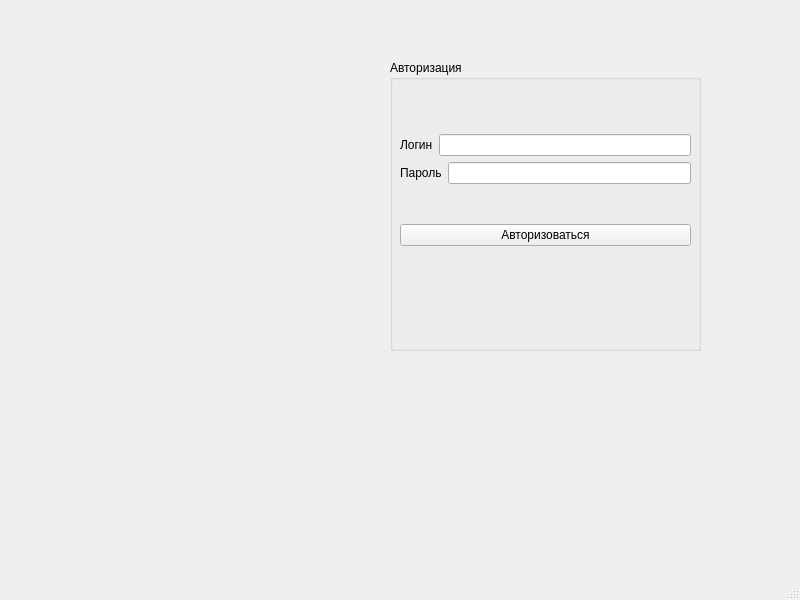
<?xml version="1.0" encoding="UTF-8"?>
<ui version="4.0">
 <class>MainWindow</class>
 <widget class="QMainWindow" name="MainWindow">
  <property name="geometry">
   <rect>
    <x>0</x>
    <y>0</y>
    <width>800</width>
    <height>600</height>
   </rect>
  </property>
  <property name="windowTitle">
   <string>MainWindow</string>
  </property>
  <widget class="QWidget" name="centralwidget">
   <widget class="QGroupBox" name="groupBox">
    <property name="geometry">
     <rect>
      <x>390</x>
      <y>60</y>
      <width>311</width>
      <height>291</height>
     </rect>
    </property>
    <property name="title">
     <string>Авторизация</string>
    </property>
    <widget class="QWidget" name="">
     <property name="geometry">
      <rect>
       <x>10</x>
       <y>40</y>
       <width>291</width>
       <height>181</height>
      </rect>
     </property>
     <layout class="QVBoxLayout" name="verticalLayout_2">
      <item>
       <layout class="QVBoxLayout" name="verticalLayout">
        <item>
         <layout class="QHBoxLayout" name="horizontalLayout">
          <item>
           <widget class="QLabel" name="lblLogin">
            <property name="text">
             <string>Логин</string>
            </property>
           </widget>
          </item>
          <item>
           <widget class="QLineEdit" name="lELogin"/>
          </item>
         </layout>
        </item>
        <item>
         <layout class="QHBoxLayout" name="horizontalLayout_2">
          <item>
           <widget class="QLabel" name="lblPassword">
            <property name="text">
             <string>Пароль</string>
            </property>
           </widget>
          </item>
          <item>
           <widget class="QLineEdit" name="lEPassword"/>
          </item>
         </layout>
        </item>
       </layout>
      </item>
      <item>
       <widget class="QPushButton" name="psBtnAutorize">
        <property name="text">
         <string>Авторизоваться</string>
        </property>
       </widget>
      </item>
     </layout>
    </widget>
   </widget>
   <widget class="QLabel" name="image">
    <property name="geometry">
     <rect>
      <x>40</x>
      <y>60</y>
      <width>311</width>
      <height>291</height>
     </rect>
    </property>
    <property name="text">
     <string/>
    </property>
   </widget>
  </widget>
  <widget class="QMenuBar" name="menubar">
   <property name="geometry">
    <rect>
     <x>0</x>
     <y>0</y>
     <width>800</width>
     <height>20</height>
    </rect>
   </property>
  </widget>
  <widget class="QStatusBar" name="statusbar"/>
 </widget>
 <resources/>
 <connections/>
</ui>
